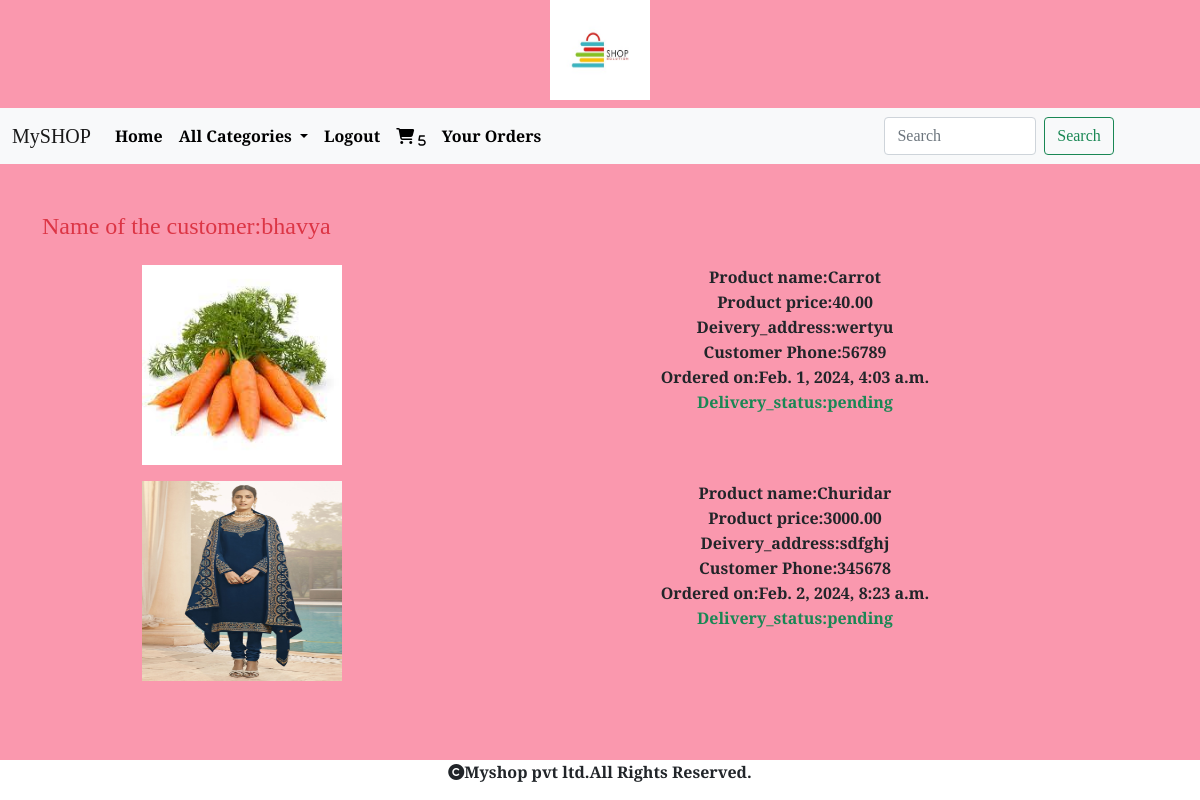
/cart/orderview (signed in), run on the app's committed database.
### cart/models.py (models this page shows, shortened)
class Order(models.Model):
    product=models.ForeignKey(Product,on_delete=models.CASCADE)
    no_of_items=models.IntegerField()
    user=models.ForeignKey(User,on_delete=models.CASCADE)
    ordered_date=models.DateTimeField(auto_now_add=True)
    address=models.TextField()
    phone=models.IntegerField()
    order_status=models.CharField(max_length=20,default="pending")
    delivery_status=models.CharField(max_length=20,default="pending")

### shop/models.py (models this page shows, shortened)
class Product(models.Model):
    name = models.CharField(max_length=20)
    desc = models.TextField()
    image = models.ImageField(upload_to="images/product", null=True, blank=True)
    price=models.DecimalField(max_digits=10,decimal_places=2)
    category=models.ForeignKey(Category,on_delete=models.CASCADE)
    stock=models.IntegerField()
    available=models.BooleanField(default=True)
    created=models.DateTimeField(auto_now_add=True)
    updated=models.DateTimeField(auto_now=True)

### cart/views.py (the view)
# urls.py: path('orderview',views.orderview,name="orderview"),
@login_required
def orderview(request):
    u=request.user
    o=Order.objects.filter(user=u)
    return render(request,'orderview.html',{'o':o,'u':u.username})

### cart/context_processors.py (called while the page is built)
def total(request):
    item_count=0
    if request.user:
        u=request.user
        try:
            cart=Cart.objects.filter(user=u)
            for i in cart:
                item_count+=i.quantity
        except:
            item_count=0
    return {'count':item_count}

### shop/context_processors.py (called while the page is built)
def menu_links(request):
    c=Category.objects.all()
    return {'links':c}

### templates/orderview.html
<!DOCTYPE html>
{% extends 'base.html' %}
{% load static %}
{% block content %}
<div class="container">
    <div class="row mt-5">
        <h4 class="text-danger">Name of the customer:{{u}}</h4>
        {% for i in o %}
        <div class="col-sm-4 mt-3" style="margin-left:100px;">
            <img src="{{i.product.image.url}}" height="200px" width="200px">
        </div>
        <div class="col-sm-6 text-center mt-3">
            <b>Product name:{{i.product.name}}</b><br>
            <b>Product price:{{i.product.price}}</b><br>
            <b>Deivery_address:{{i.address}}</b><br>
            <b>Customer Phone:{{i.phone}}</b><br>
            <b>Ordered on:{{i.ordered_date}}</b><br>
            <b class="text-success">Delivery_status:{{i.delivery_status}}</b><br>
        </div>
        {% endfor %}
    </div>
</div>
{% endblock %}

### templates/base.html (shortened to what this page needs)
<!DOCTYPE html>
{% load static %}
<html lang="en">
<head>
    <link href="https://cdn.jsdelivr.net/npm/bootstrap@5.0.2/dist/css/bootstrap.min.css" rel="stylesheet">
    <link rel="stylesheet" href="https://cdnjs.cloudflare.com/ajax/libs/font-awesome/6.5.1/css/all.min.css" />
<link rel="stylesheet" href="{% static 'css/style.css' %}">
</head>
<body>
<header>
    <div class="container-fluid mb-2">
      <center>  <img src="{% static 'images/logo.jpg' %}" height="100px" width="100px"></center>
    </div>
<nav class="navbar navbar-expand-lg navbar-light bg-light">
  <div class="container-fluid">
    <a class="navbar-brand" href="#">MySHOP</a>
    <div class="collapse navbar-collapse" id="navbarSupportedContent">
      <ul class="navbar-nav me-auto mb-2 mb-lg-0">
        <li class="nav-item">
          <a class="nav-link"  href="{% url 'shop:allcat' %}">Home</a>
        </li>
        <li class="nav-item dropdown">
          <a class="nav-link dropdown-toggle" href="#" id="navbarDropdown" role="button" data-bs-toggle="dropdown" aria-expanded="false">
           All Categories
          </a>
        </li>
          {% if user.is_authenticated %}
          <li class="nav-item">
          <a class="nav-link"  href="{% url 'shop:logout' %}">Logout</a>
        </li>
          {% if user.is_superuser == False %}
          <li class="nav-item">
          <a class="nav-link"  href="{% url 'cart:cartview' %}"><i class="fa-solid fa-cart-shopping"><sub class="ms-1">{{count}}</sub></i></a>
        </li>
           <li class="nav-item">
          <a class="nav-link"  href="{% url 'cart:orderview' %}">Your Orders</a>
        </li>
          {% endif %}
         {% endif %}
      </ul>
      <form class="d-flex" method="POST" action="{% url 'search:search' %}">
        <input class="form-control me-2" name="q" type="search" placeholder="Search" aria-label="Search">
        <button class="btn btn-outline-success" type="submit">Search</button>
      </form>
    </div>
  </div>
</nav>
</header>
{% block content %}
{% endblock %}
<footer>
    <div class="footer">
        <p><b><i class="fa-solid fa-copyright"></i>Myshop pvt ltd.All Rights Reserved.</b></p>
    </div>
</footer>
</body>
</html>

### static/css/style.css (style rules this page uses)
body { font-family: "Slabo 27px", serif; font-weight: 400; font-style: normal; background-color:#fa98ae; }
.footer { height:40px; width:100%; text-align:center; background-color:white; position:fixed; bottom:0; left:0; }
.navbar-light .navbar-nav .nav-link { color: black; font-weight:bold; }
.form-control { width:50%; }

### data on the page
Order: product.image (picture), product.name "Carrot", product.price "40.00", address "wertyu", phone "56789", ordered_date "Feb. 1, 2024, 4:03 a.m.", delivery_status "pending"
Order: product.image (picture), product.name "Churidar", product.price "3000.00", address "sdfghj", phone "345678", ordered_date "Feb. 2, 2024, 8:23 a.m.", delivery_status "pending"

### other printed values
{{ count }} "5"
{{ u }} "bhavya"
